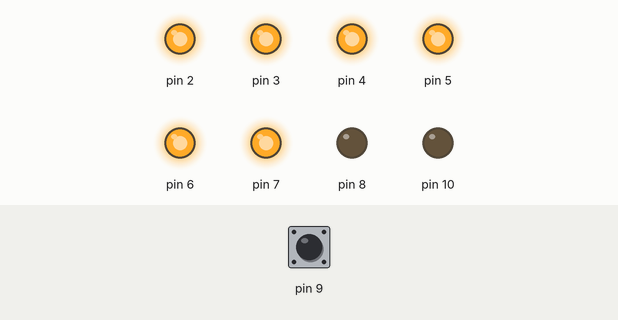
A sketch run on a simulated Arduino Uno, built with avr-gcc and run on an emulated ATmega328P. On the bench: output pins drawn as LEDs (lit = HIGH). The test bench sets the inputs (shaded band); at power-on: pin 9 LOW.

Above: at 1.2 s.
1.3 s: pin 9 driven HIGH
At 2.1 s:
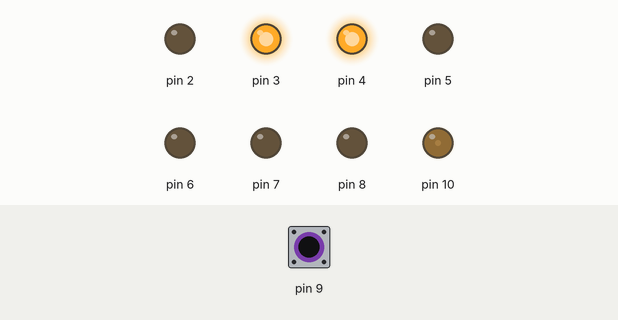
2.8 s: pin 9 pulsed LOW 5 times (0.12 s each, 0.3 s apart)
At 5.0 s:
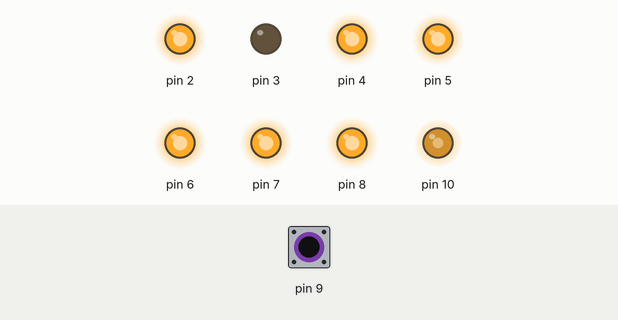
5.8 s: pin 9 pulsed LOW 2 times (0.12 s each, 0.3 s apart)
At 6.6 s:
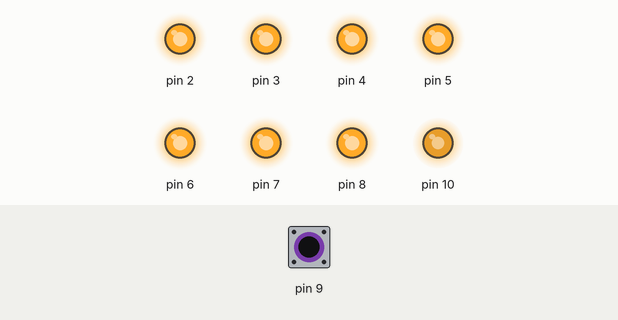
Timing chart, 0 to 8.8 s (numbered marks = the images above; inputs shaded):
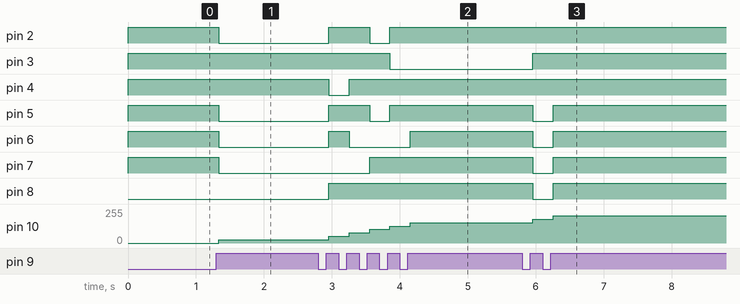

The sketch:

7SegmentDisplayPWMController.ino
```cpp
int counter = 0;

int lastStatus = LOW;
int currentStatus = LOW;

float brightness = 0;

void setup() {

 for (int i = 2; i <= 8; i ++){
  pinMode(i, OUTPUT);
 }

  pinMode(9, INPUT);
  pinMode(10, OUTPUT);
}

void showNumber(int number){

  const byte numbers[10][7] = {
    {1,1,1,1,1,1,0}, // 0
    {0,1,1,0,0,0,0}, // 1
    {1,1,0,1,1,0,1}, // 2
    {1,1,1,1,0,0,1}, // 3
    {0,1,1,0,0,1,1}, // 4
    {1,0,1,1,0,1,1}, // 5
    {1,0,1,1,1,1,1}, // 6
    {1,1,1,0,0,0,0}, // 7
    {1,1,1,1,1,1,1}, // 8
    {1,1,1,1,0,1,1}  // 9
  };

  digitalWrite(2, numbers[number][0]);
  digitalWrite(3, numbers[number][1]);
  digitalWrite(4, numbers[number][2]);
  digitalWrite(5, numbers[number][3]);
  digitalWrite(6, numbers[number][4]);
  digitalWrite(7, numbers[number][5]);
  digitalWrite(8, numbers[number][6]);
}

void loop() {

  analogWrite(10,brightness);
  showNumber(counter);

  if (digitalRead(9) == 1){
    currentStatus = HIGH;
  }else{
    currentStatus = LOW;
  }

  if (currentStatus == HIGH && lastStatus == LOW){
    delay(35);
    if (digitalRead(9) == 1){
      counter++;
      brightness += 25.5;
    }
  }

  if (counter == 10){
     counter = 0;
     brightness = 0;
  }
  lastStatus = currentStatus;
}
```

Measured:
- after the input at 1.3 s, pin 2, pin 5–7: HIGH → LOW at once; pin 10: 0/255 → 25/255 at once
- after the input at 2.8 s, pin 2, pin 5: LOW → HIGH after 0.16 s, → LOW 0.60 s later, → HIGH 0.30 s later; pin 3: HIGH → LOW after 1.1 s; pin 4: HIGH → LOW after 0.16 s, → HIGH 0.30 s later; pin 6: LOW → HIGH after 0.16 s, → LOW 0.30 s later, → HIGH 0.90 s later; pin 7: LOW → HIGH after 0.76 s
- after the input at 5.8 s, pin 3: LOW → HIGH after 0.16 s; pin 5–8: HIGH → LOW after 0.16 s, → HIGH 0.30 s later; pin 10: 153/255 → 178/255 after 0.16 s, → 204/255 0.30 s later
